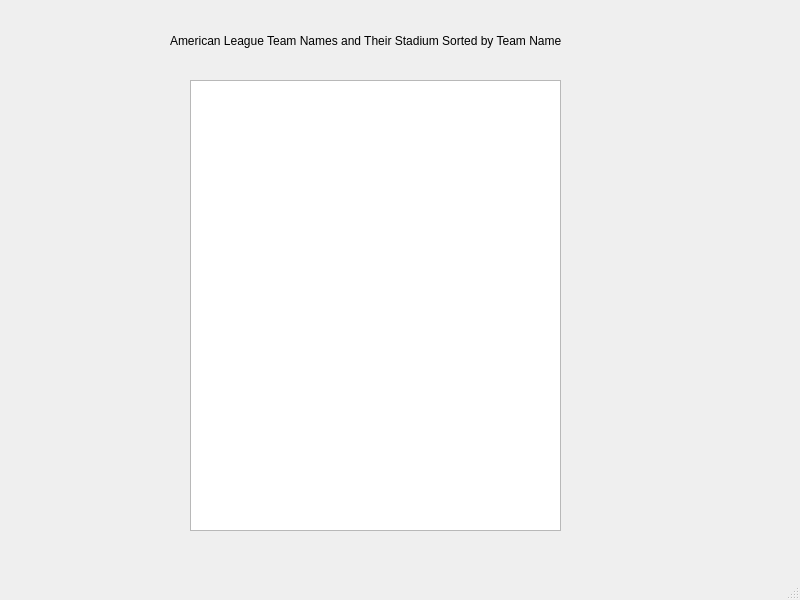
<?xml version="1.0" encoding="UTF-8"?>
<ui version="4.0">
 <class>americanTeamsSortedByTeamName</class>
 <widget class="QMainWindow" name="americanTeamsSortedByTeamName">
  <property name="geometry">
   <rect>
    <x>0</x>
    <y>0</y>
    <width>800</width>
    <height>600</height>
   </rect>
  </property>
  <property name="windowTitle">
   <string>MainWindow</string>
  </property>
  <widget class="QWidget" name="centralwidget">
   <widget class="QLabel" name="label">
    <property name="geometry">
     <rect>
      <x>170</x>
      <y>20</y>
      <width>471</width>
      <height>41</height>
     </rect>
    </property>
    <property name="text">
     <string>American League Team Names and Their Stadium Sorted by Team Name</string>
    </property>
   </widget>
   <widget class="QTextBrowser" name="textBrowser">
    <property name="geometry">
     <rect>
      <x>190</x>
      <y>80</y>
      <width>371</width>
      <height>451</height>
     </rect>
    </property>
   </widget>
  </widget>
  <widget class="QMenuBar" name="menubar">
   <property name="geometry">
    <rect>
     <x>0</x>
     <y>0</y>
     <width>800</width>
     <height>24</height>
    </rect>
   </property>
  </widget>
  <widget class="QStatusBar" name="statusbar"/>
 </widget>
 <resources/>
 <connections/>
</ui>
